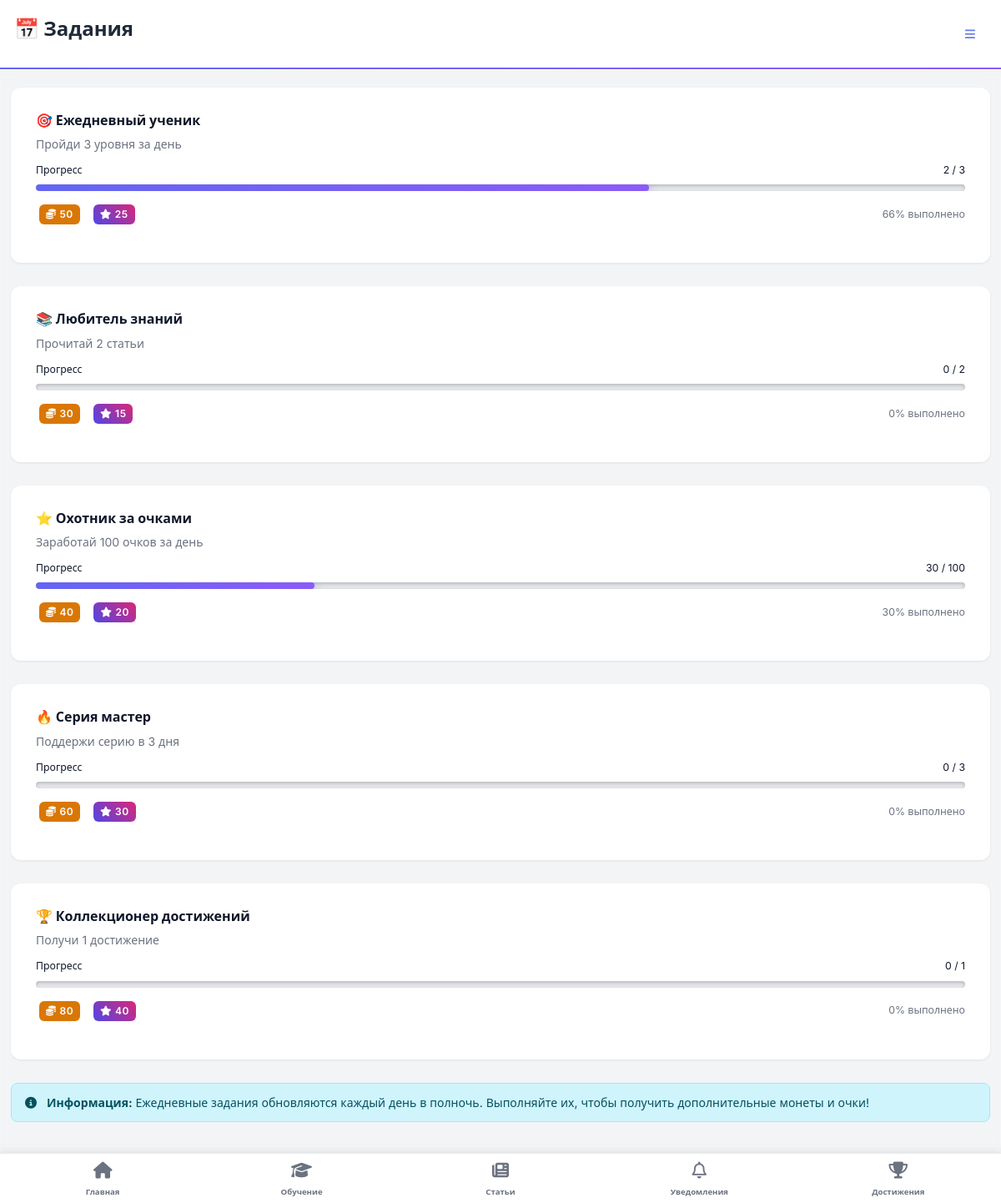
Screenshot of /daily-quests/ (signed in) with the database file from the repository.
### game/models.py (models this page shows, shortened)
class DailyQuest(models.Model):
    QUEST_TYPES = [
        ('levels_completed', 'Пройди уровни'),
        ('articles_read', 'Прочитай статьи'),
        ('points_earned', 'Заработай очки'),
        ('streak_days', 'Поддержи серию'),
        ('achievements_earned', 'Получи достижения'),
    ]
    title = models.CharField(max_length=100)
    description = models.TextField()
    quest_type = models.CharField(max_length=20, choices=QUEST_TYPES)
    target_value = models.IntegerField()  # Целевое значение для выполнения
    reward_coins = models.IntegerField()  # Награда в монетах
    reward_points = models.IntegerField(default=0)  # Дополнительные очки
    is_active = models.BooleanField(default=True)
    created_at = models.DateTimeField(auto_now_add=True)

class UserDailyProgress(models.Model):
    user = models.ForeignKey('accounts.User', on_delete=models.CASCADE)
    quest = models.ForeignKey(DailyQuest, on_delete=models.CASCADE)
    current_progress = models.IntegerField(default=0)
    completed_at = models.DateTimeField(null=True, blank=True)
    date = models.DateField(auto_now_add=True)
    class Meta:
        unique_together = ('user', 'quest', 'date')
        verbose_name = "Прогресс по ежедневному заданию"
        verbose_name_plural = "Прогресс по ежедневным заданиям"

### game/views.py (the view)
# urls.py: path('daily-quests/', views.daily_quests, name='daily_quests'),  # /daily-quests/
@login_required
def daily_quests(request):
    user_quests = get_daily_quests_for_user(request.user)
    return render(request, 'game/daily_quests.html', {
        'user_quests': user_quests,
    })

### accounts/models.py (called while the page is built)
    def get_avatar_display(self):
        if self.avatar:
            return self.avatar.url
        elif self.default_avatar:
            return f"/static/avatars/default/{self.default_avatar}.svg"
        else:
            return None

### game/context_processors.py (called while the page is built)
def notifications_context(request):
    try:
        if request.user.is_authenticated:
            return {
                'unread_notifications_count': Notification.objects.filter(
                    user=request.user,
                    is_read=False
                ).count()
            }
    except Exception:
        pass
    return {'unread_notifications_count': 0}

def mobile_view_context(request):
    user_agent = request.META.get('HTTP_USER_AGENT', '').lower()
    mobile_keywords = [
        'mobile', 'android', 'iphone', 'ipod', 'ipad',
        'blackberry', 'windows phone', 'webos', 'opera mini',
        'iemobile', 'mobile safari'
    ]
    is_mobile = any(keyword in user_agent for keyword in mobile_keywords)
    if 'force_mobile_view' in request.session:
        is_mobile = request.session['force_mobile_view']
    return {
        'mobile_view': is_mobile
    }

def achievements_context(request):
    if request.user.is_authenticated:
        user_achievements = UserAchievement.objects.filter(
            user=request.user
        ).select_related('achievement').order_by('-earned_at')[:10]
        achievements_list = []
        for ua in user_achievements:
            achievements_list.append({
                'achievement': ua.achievement,
                'earned_at': ua.earned_at
            })
        return {
            'mobile_achievements': achievements_list,
            'mobile_achievements_count': UserAchievement.objects.filter(user=request.user).count()
        }
    return {
        'mobile_achievements': [],
        'mobile_achievements_count': 0
    }

### templates/game/daily_quests.html (shortened to what this page needs)
{% extends 'base.html' %}
{% block page_title %}📅 Задания{% endblock %}
{% block content %}
{% if user_quests %}
  <div class="row g-3">
    {% for quest_data in user_quests %}
      <div class="col-12 col-md-6 col-lg-4">
        <div class="card h-100 quest-card {% if quest_data.is_completed %}border-success{% endif %}">
          <div class="card-body">
            <div class="d-flex justify-content-between align-items-start mb-2">
              <h6 class="card-title mb-0 quest-title">{{ quest_data.quest.title }}</h6>
            </div>
            <p class="text-muted small mb-3 quest-description">{{ quest_data.quest.description }}</p>
            <div class="mb-3">
              <div class="d-flex justify-content-between small mb-1 quest-progress-text">
                <span>Прогресс</span>
                <span>{{ quest_data.progress.current_progress|default:0 }} / {{ quest_data.quest.target_value }}</span>
              </div>
              <div class="progress quest-progress" style="height: 8px;">
                <div class="progress-bar {% if quest_data.is_completed %}bg-success{% else %}bg-primary{% endif %}"
                     role="progressbar"
                     style="width: {{ quest_data.progress_percent }}%;">
                </div>
              </div>
            </div>
            <div class="d-flex justify-content-between align-items-center quest-rewards">
              <div class="d-flex gap-2">
                {% if quest_data.quest.reward_coins > 0 %}
                  <span class="badge bg-warning text-white quest-reward-badge">
                    <i class="fa-solid fa-coins me-1"></i>{{ quest_data.quest.reward_coins }}
                  </span>
                {% endif %}
                {% if quest_data.quest.reward_points > 0 %}
                  <span class="badge bg-primary quest-reward-badge">
                    <i class="fa-solid fa-star me-1"></i>{{ quest_data.quest.reward_points }}
                  </span>
                {% endif %}
              </div>
              {% if quest_data.is_completed %}
                <small class="text-success quest-status">
                  <i class="fa-solid fa-check-circle me-1"></i>Награда получена
                </small>
              {% else %}
                <small class="text-muted quest-status">
                  {{ quest_data.progress_percent }}% выполнено
                </small>
              {% endif %}
            </div>
          </div>
        </div>
      </div>
    {% endfor %}
  </div>
{% else %}
  <div class="text-center py-5">
    <i class="fa-solid fa-calendar-day text-muted quest-empty-icon"></i>
    <p class="text-muted mt-3 quest-empty-text">Ежедневные задания скоро появятся!</p>
  </div>
{% endif %}
<div class="mt-4">
  <div class="alert alert-info quest-info">
    <i class="fa-solid fa-info-circle me-2"></i>
    <strong>Информация:</strong> Ежедневные задания обновляются каждый день в полночь.
    Выполняйте их, чтобы получить дополнительные монеты и очки!
  </div>
</div>
{% endblock %}

### static/css/finquest.css (style rules this page uses)
:root { --game-primary: #4f46e5; --game-secondary: #db2777; --game-accent: #d97706; --game-success: #059669; --game-danger: #dc2626; --game-dark: #111827; --game-surface: #f8fafc; --game-text: #0f172a; }
body { font-family: 'Inter', system-ui, -apple-system, Segoe UI, Roboto, sans-serif; color: var(--game-text); background: linear-gradient(135deg, #0f0f23 0%, #1a1a3e 25%, #2d1b69 50%, #1a1a3e 75%, #0f0f23 100%); min-height: 100vh; background-attachment: fixed; position: relative; overflow-x: hidden; }
body::before { content: ''; position: fixed; top: 0; left: 0; width: 100%; height: 100%; background: radial-gradient(circle at 20% 80%, rgba(120, 119, 198, 0.3) 0%, transparent 50%), radial-gradient(circle at 80% 20%, rgba(255, 119, 198, 0.3) 0%, transparent 50%), radial-gradient(circle at 40% 40%, rgba(120, 219, 255, 0.2) 0%, transparent 50%); animation: backgroundShift 20s ease-in-out infinite; z-index: -1; }
.card { border: none; background: linear-gradient(135deg, rgba(255,255,255,0.98) 0%, rgba(255,255,255,0.92) 100%); backdrop-filter: blur(20px); border-radius: 16px; box-shadow: 0 8px 32px rgba(0,0,0,0.2), 0 0 40px rgba(120, 119, 198, 0.15), inset 0 1px 0 rgba(255,255,255,0.2); border: 1px solid rgba(255,255,255,0.4); transition: all 0.3s ease; position: relative; overflow: hidden; color: var(--game-text); }
.card::before { content: ''; position: absolute; top: 0; left: -100%; width: 100%; height: 100%; background: linear-gradient(90deg, transparent, rgba(255,255,255,0.4), transparent); transition: left 0.6s ease; z-index: 1; }
.badge { border-radius: 20px; padding: 8px 16px; font-weight: 600; text-transform: uppercase; letter-spacing: 0.5px; font-size: 0.75rem; }
.badge.bg-primary { background: linear-gradient(45deg, var(--game-primary), var(--game-secondary)) !important; }
.badge.bg-warning { background: linear-gradient(45deg, var(--game-accent), #d97706) !important; }
.progress { height: 12px; border-radius: 10px; background: rgba(0,0,0,0.1); overflow: hidden; }
.progress-bar { background: linear-gradient(45deg, var(--game-success), #059669); border-radius: 10px; }
.progress { background: rgba(0,0,0,0.2); border-radius: 10px; overflow: hidden; box-shadow: inset 0 2px 4px rgba(0,0,0,0.2); }
.progress-bar { background: linear-gradient(45deg, #6366f1, #8b5cf6, #ec4899); background-size: 200% 100%; animation: progressGlow 2s ease-in-out infinite; box-shadow: 0 0 10px rgba(99, 102, 241, 0.5); }

### static/css/mobile-app.css (style rules this page uses)
body.mobile-view { scroll-behavior: smooth; -webkit-overflow-scrolling: touch; }

### templates/base.html (style rules this page uses)
body { padding-bottom: 0; }

### rows the page displays
DailyQuest: quest "🎯 Ежедневный ученик", quest.description "Пройди 3 уровня за день", progress.current_progress "2", quest.target_value "3", quest.reward_coins "50", quest.reward_points "25", progress_percent "66"
DailyQuest: quest "📚 Любитель знаний", quest.description "Прочитай 2 статьи", progress.current_progress "0", quest.target_value "2", quest.reward_coins "30", quest.reward_points "15", progress_percent "0"
DailyQuest: quest "⭐ Охотник за очками", quest.description "Заработай 100 очков за день", progress.current_progress "30", quest.target_value "100", quest.reward_coins "40", quest.reward_points "20", progress_percent "30"
DailyQuest: quest "🔥 Серия мастер", quest.description "Поддержи серию в 3 дня", progress.current_progress "0", quest.target_value "3", quest.reward_coins "60", quest.reward_points "30", progress_percent "0"
DailyQuest: quest "🏆 Коллекционер достижений", quest.description "Получи 1 достижение", progress.current_progress "0", quest.target_value "1", quest.reward_coins "80", quest.reward_points "40", progress_percent "0"
